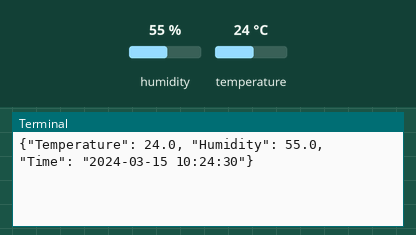
Recording of a program running on a simulated Raspberry Pi (BCM pin numbers). On the bench: the last lines printed to the terminal. The test bench sets the inputs (shaded band); at power-on: humidity 55 %, temperature 24 °C. The clock reads 2024-03-15 10:24:30 at power-on unless the program sets it; no MQTT or app messages arrive unless stated.

Above: at 1.3 s.
1.4 s: humidity set to 22 %
At 5.2 s:
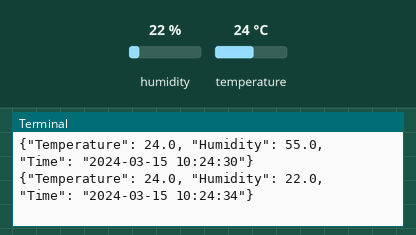
6.0 s: temperature set to 12 °C
At 8.8 s:
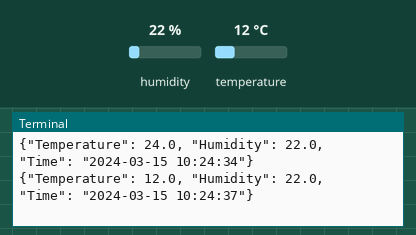
10.6 s: humidity set to 40 %
At 12.5 s:
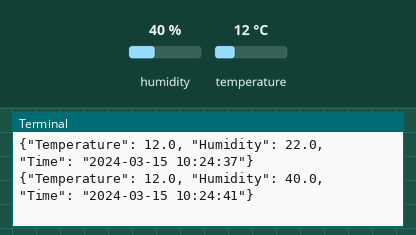
Timing chart, 0 to 14.0 s (numbered marks = the images above; inputs shaded):
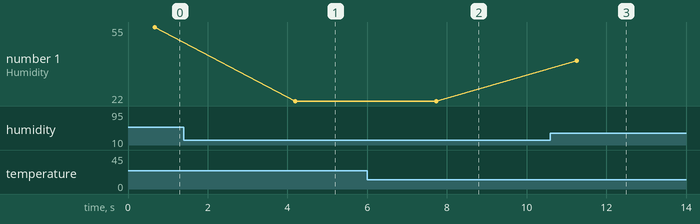

Measured:
- after the input at 1.4 s, the terminal: prints a new line after 2.8 s (image 1)
- after the input at 6.0 s, the terminal: prints a new line after 1.7 s (image 2)
- after the input at 10.6 s, the terminal: prints a new line after 0.66 s (image 3)
- plotted number 1: 55 → 22 after the input at 1.4 s, 22 → 40 after the input at 10.6 s

The program:

test.py
```python
import Adafruit_DHT
import paho.mqtt.client as mqtt
import json
import datetime
import time

# 設置日期時間的格式
ISOTIMEFORMAT = '%Y-%m-%d %H:%M:%S'

# 連線設定
# 初始化地端程式
client = mqtt.Client()

# 設定登入帳號密碼
client.username_pw_set("pi","00000000")

# 設定連線資訊(IP, Port, 連線時間)
client.connect("192.168.168.109", 1883, 60)

DHT_SENSOR = Adafruit_DHT.DHT11
DHT_PIN = 4

while True:
    humidity, temperature = Adafruit_DHT.read_retry(DHT_SENSOR, DHT_PIN)

    if humidity is not None and temperature is not None:
        t = datetime.datetime.now().strftime(ISOTIMEFORMAT)
        temp = temperature
        hum = humidity
        payload = {'Temperature' : temp , "Humidity": hum , 'Time' : t}
        print (json.dumps(payload))
        #要發布的主題和內容
        client.publish("Try/MQTT", json.dumps(payload))
        time.sleep(3)
    else:
        print("Failed to retrieve data from HDT22 sensor")
        
```
